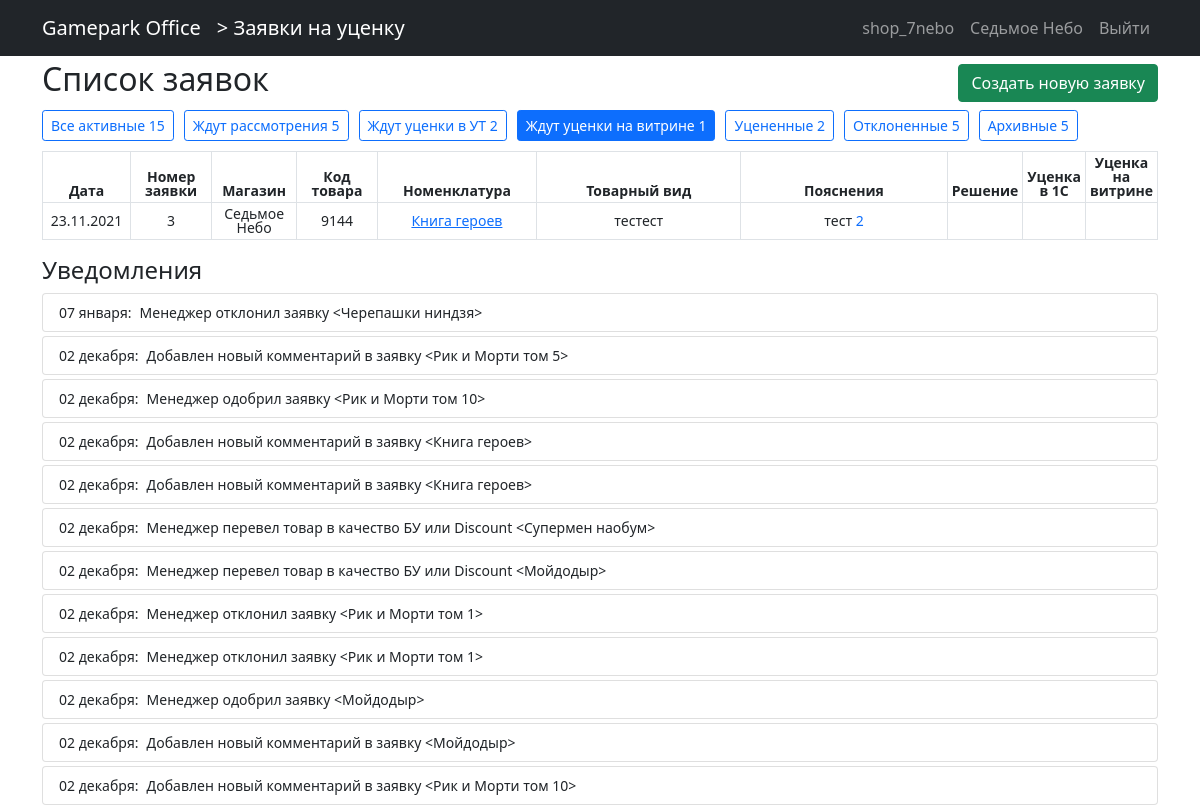
The app's page /zayavki/ (signed in) with its own data.
### users/models.py (models this page shows)
class User(AbstractUser):
    email = models.EmailField(blank=True)
    role = models.ForeignKey(Roles, on_delete=models.PROTECT, null=True, default=None)
    shop = models.ForeignKey(Shops, on_delete=models.PROTECT, null=True, default=None, blank=True)

class Shops(models.Model):
    nameshop = models.CharField(max_length=30)
    class Meta:
        verbose_name_plural = "Магазины"
        verbose_name = "Магазин"
    def __str__(self):
        return self.nameshop

### zayavki/models.py (models this page shows, shortened)
class FiltersOfZayavok(models.Model):
    label = models.CharField(max_length=30)  # Название/отображение на сайте
    link = models.CharField(max_length=10)  # как будет отображаться в ссылке
    status1 = models.BooleanField(default=None, null=True)  # одобрено
    status2 = models.BooleanField(default=None, null=True)  # отклонено
    status3 = models.BooleanField(default=None, null=True)  # уценено
    status4 = models.BooleanField(default=None, null=True)  # ценник сменен
    status5 = models.BooleanField(default=None, null=True)  # в архиве
    status6 = models.BooleanField(default=None, null=True)
    for_roles = models.ManyToManyField(Roles)
    class Meta:
        verbose_name_plural = "Фильтры заявок"
        verbose_name = "Фильтр заявок"

class Zayavka(models.Model):
    user = models.ForeignKey(
        User, default=None, null=True, on_delete=models.PROTECT)
    data = models.DateField(auto_now_add=True)
    category = models.ForeignKey(Category, on_delete=models.PROTECT)
    code = models.CharField(max_length=10)
    name = models.CharField(max_length=100)
    description = models.TextField()
    clarification = models.TextField()
    foto1 = models.ImageField(upload_to="zayavki/foto", blank=True)
    foto2 = models.ImageField(upload_to="zayavki/foto", blank=True)
    status1 = models.BooleanField(default=False)  # одобрено
    status2 = models.BooleanField(default=False)  # отклонено
    status3 = models.BooleanField(default=False)  # уценено
    status4 = models.BooleanField(default=False)  # ценник сменен
    status5 = models.BooleanField(default=False)  # в архиве
    status6 = models.BooleanField(default=False)
    clarification_of_manager = models.CharField(max_length=150, blank=True)
    manager = models.ForeignKey(
        User, default=None, null=True, on_delete=models.PROTECT, related_name='+')
    class Meta:
        verbose_name_plural = "Заявки"
        verbose_name = "Заявка"
    def __str__(self):
        return self.name
    def get_count_comments(self):
        return Comments2.objects.filter(object_id=self.id).count()

class Notifications2(models.Model):
    created = models.DateField(auto_now_add=True)
    recipient = models.ManyToManyField(User)
    zayavka = models.ForeignKey(
        Zayavka, default=None, null=True, on_delete=models.PROTECT)
    text = models.CharField(max_length=250)
    class Meta:
        verbose_name_plural = "Уведомления"
        verbose_name = "Уведомление"

### zayavki/views.py (the view)
# urls.py: path("", ZayavkaFilterList.as_view(), name="zayavki_list"),
class ZayavkaFilterList(LoginRequiredMixin, ListView):
    model = Zayavka
    paginate_by = KOL_RECORDS_ON_PAGE
    template_name = "zayavki/zayavka_list.html"
    context_object_name = "zayavki"
    def get_queryset(self):
        return get_users_queryset_onfilter(self.request.user, self.get_filter_from_post_or_default())
    def get_filter_from_post_or_default(self):
        return self.kwargs.get('filter', get_users_default_filter(self.request.user))
    def get_context_data(self, **kwargs):
        context = super().get_context_data(**kwargs)
        context["title"] = "Заявки на уценку"
        context["name_page"] = "Заявки на уценку"
        context['filters'] = get_listdict_of_filters_with_counts(
            self.request.user)
        context['cur_filter'] = self.get_filter_from_post_or_default()
        context['notifications'] = get_notifications(self.request.user)
        return context

### zayavki/service_notifications.py (called while the page is built)
def get_notifications(user: User) -> list:
    notifications = Notifications2.objects.filter(
        recipient=user).order_by("-id")
    result = []
    for ntf in notifications:
        result.append(
            {"created": ntf.created, "text": ntf.text, "zayavka_id": ntf.zayavka.id})
    return result

### zayavki/services_zayavka_list.py (called while the page is built)
def get_users_default_filter(user:User) -> str:
    return FiltersOfZayavok.objects.get(for_roles=user.role).link

def get_users_queryset(user:User):
    if user.role.namerole == "Магазин":
        return Zayavka.objects.filter(user__shop=user.shop).order_by("-id")
    else:
        return Zayavka.objects.filter(category__in=user.role.work_category.all()).order_by("-id")

def get_users_queryset_onfilter(user:User, filter_link:str):
    filter_ = FiltersOfZayavok.objects.get(link=filter_link)
    users_queryset = get_users_queryset(user)
    return users_queryset.filter(
            status1__in=[True,False] if filter_.status1==None else  [filter_.status1],
            status2__in=[True,False] if filter_.status2==None else  [filter_.status2],
            status3__in=[True,False] if filter_.status3==None else  [filter_.status3],
            status4__in=[True,False] if filter_.status4==None else  [filter_.status4],
            status5__in=[True,False] if filter_.status5==None else  [filter_.status5],
            status6__in=[True,False] if filter_.status6==None else  [filter_.status6]
            ).order_by("-id")

def get_count_of_filter(user:User, filter_link:str):
    return get_users_queryset_onfilter(user, filter_link).count()

def get_listdict_of_filters_with_counts(user:User):
    result = []
    for filter_ in FiltersOfZayavok.objects.all():
        temp = {"label":filter_.label, "link":filter_.link, "count":get_count_of_filter(user, filter_.link)}
        if temp["count"]==0: temp["count"] = ""
        result.append(temp)
    return result

### zayavki/templates/zayavki/zayavka_list.html (shortened to what this page needs)
{% extends 'main_page/base.html' %}
{% load  static %}
{% block css %}
    <link href= {% static 'styles.css' %} rel="stylesheet">
{% endblock css %}
{% block name_app %}
    <a class="navbar-brand flex-grow-1" href="{% url 'zayavki:zayavki_list' %}"> > Заявки на уценку</a>
{% endblock name_app %}
{% block content %}
    <div >
        <div class="row justify-content-between">
            <div class="col-8 m-auto">
                <h2>Список заявок</h2>
            </div>
            <div class="col-4">
                <div class="col my-2 text-end">
                    <a class="btn btn-success text-nowrap" href="{% url 'zayavki:zayavka-create' %}?prev={{ request.path }}">Создать новую заявку</a>
                </div>
            </div>
        </div>
        <div class="select_filter">
            {% for one_filter in filters %}
                <div>
                    <a
                      {% if one_filter.link != cur_filter %} class="btn btn-outline-primary btn-sm text-nowrap" {% else %} class="btn btn-primary btn-sm text-nowrap" {% endif %}
                      href="{% url 'zayavki:zayavki_filter_list' one_filter.link %}"
                      role="button">
                      {{ one_filter.label }} {{ one_filter.count }}
                    </a>
                </div>
            {% endfor %}
        </div>
        <div class="table-responsive">
        <table class="table table-hover table-bordered table-sm my_table  ">
            <thead>
                <tr class="">
                    <th class="col-1">Дата</th>
                    <th class="col-1">Номер заявки</th>
                    <th class="col-1">Магазин</th>
                    <th class="col-1">Код товара</th>
                    <th class="col-2" >Номенклатура</th>
                    <th class="col-3">Товарный вид</th>
                    <th class="col-3">Пояснения</th>
                    <th class="col">Решение</th>
                    <th class="col">Уценка в 1С</th>
                    <th class="col">Уценка на витрине</th>
                </tr>
            </thead>
            <tbody>
            {%for zayavka in zayavki%}
                <tr>
                    <td>{{zayavka.data|date:"d.m.Y"}}</td>
                    <td>{{zayavka.id}}</td>
                    <td>{{zayavka.user.shop}}</td>
                    <td>{{zayavka.code}}</td>
                    <td>
                        <a href="{% url 'zayavki:zayavka-detail' zayavka.id %}?prev={{ request.path }}"> {{zayavka}} </a>
                    </td>
                    <td>{{zayavka.description}}
                    </td>
                    <td>{{zayavka.clarification}}
                        {% if zayavka.get_count_comments > 0 %}
                        <a href="{% url 'zayavki:zayavka-detail' zayavka.id %}?prev={{ request.path }}" class="text-decoration-none">
                            {{ zayavka.get_count_comments }}
                        </a>
                        {% endif %}
                    </td>
                    <td>
                    </td>
                    <td>
                    </td>
                    <td>
                    </td>
                </tr>
            {%endfor%}
        </tbody>
        </table>
        </div>
        {% include "zayavki/notifications.html" %}
    </div>
{% endblock content %}

### main_page/templates/main_page/base.html (shortened to what this page needs)
{% load static %}
<!DOCTYPE html>
<html lang="en">
<head>
    <link href= {% static 'bootstrap-5/css/bootstrap.min.css' %}  rel="stylesheet">
    {% block css %}{% endblock css %}
</head>
<body>
<nav class="navbar navbar-expand-lg navbar-dark bg-dark">
    <div class="container">
        <a class="navbar-brand "
           href="{% url 'main_page:index' %}">
           Gamepark Office
        </a>
        {% block name_app %}{% endblock name_app %}
        <div class="collapse navbar-collapse flex-grow-0" id="navbarContent">
            <ul class="navbar-nav">
                {% if user.is_authenticated %}
                <li class="nav-item">
                    <a class="nav-link" href="{% url 'users:profile' %}">{{user.username }} </a>
                </li>
                    {% if user.shop %}
                        <li class="nav-item">
                            <a class="nav-link" href="{% url 'users:profile' %}">{{user.shop }} </a>
                        </li>
                    {% endif %}
                    <li class="nav-item">
                        <a class="nav-link" href="{% url 'users:logout' %}">Выйти </a>
                    </li>
                {% else %}
                    <li class="nav-item">
                        <a class="nav-link" href="{% url 'users:login' %}">Войти <i class="fas fa-sign-in-alt"></i></a>
                    </li>
                {% endif %}
            </ul>
        </div>
    </div>
</nav>
<div class="container">
    {% block content %} {% endblock content %}
</div>
</body>
</html>

### zayavki/templates/zayavki/notifications.html (shortened to what this page needs)
<h4>Уведомления</h4>
{% for notification in notifications %}
    <div class="list-group">
        <a href="{% url 'zayavki:zayavka-detail' notification.zayavka_id %}"
           class="list-group-item list-group-item-action mb-1" aria-current="true">
            <div class="d-flex w-100">
                <small class="pe-2 m-0">{{notification.created|date:"d E"}}:</small>
                <small class="p-0 m-0">{{ notification.text }}</small>
            </div>
        </a>
    </div>
{% endfor %}

### static/styles.css (style rules this page uses)
.select_filter { display:flex; flex-wrap: wrap; text-decoration: none; gap:10px; margin-bottom: 10px; }
.my_table { padding-left: 3px; padding-right: 3px; font-size: 14px; line-height: 1; vertical-align: middle; text-align: center; }

### records on screen
User: username "shop_7nebo", shop "Седьмое Небо"
FiltersOfZayavok: label "Все активные"
FiltersOfZayavok: label "Ждут рассмотрения"
FiltersOfZayavok: label "Ждут уценки в УТ"
FiltersOfZayavok: label "Ждут уценки на витрине"
FiltersOfZayavok: label "Уцененные"
FiltersOfZayavok: label "Отклоненные"
FiltersOfZayavok: label "Архивные"
Zayavka: data "23.11.2021", id "3", user.shop "Седьмое Небо", code "9144", name "Книга героев", description "тестест", clarification "тест", get_count_comments "2"
Notifications2: created "07 января", text "Менеджер отклонил заявку <Черепашки ниндзя>"
Notifications2: created "02 декабря", text "Добавлен новый комментарий в заявку <Рик и Морти том 5>"
Notifications2: created "02 декабря", text "Менеджер одобрил заявку <Рик и Морти том 10>"
Notifications2: created "02 декабря", text "Добавлен новый комментарий в заявку <Книга героев>"
Notifications2: created "02 декабря", text "Добавлен новый комментарий в заявку <Книга героев>"
Notifications2: created "02 декабря", text "Менеджер перевел товар в качество БУ или Discount <Супермен наобум>"
Notifications2: created "02 декабря", text "Менеджер перевел товар в качество БУ или Discount <Мойдодыр>"
Notifications2: created "02 декабря", text "Менеджер отклонил заявку <Рик и Морти том 1>"
Notifications2: created "02 декабря", text "Менеджер отклонил заявку <Рик и Морти том 1>"
Notifications2: created "02 декабря", text "Менеджер одобрил заявку <Мойдодыр>"
Notifications2: created "02 декабря", text "Добавлен новый комментарий в заявку <Мойдодыр>"
Notifications2: created "02 декабря", text "Добавлен новый комментарий в заявку <Рик и Морти том 10>"

### other values on screen
{{ one_filter.count }} "15" "5" "2" "1" "2" "5" "5"
